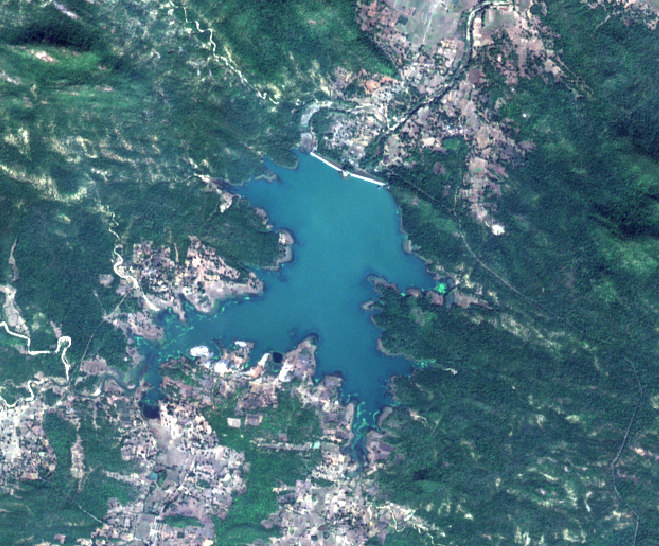
#> input picture Internship/Sentinel Data/DATA012016.tiff, 659 x 546 px
$ python detector.py --image 'Sentinel Data/DATA012016.tiff'   (older library calls are emulated)
#> lines starting #> are read from the running program, lines starting #| are printed output that depends on the picture; after the words box and inside, x2 and y2 are one past the last pixel; in counts of white or black regions, pixels touching at a corner belong together
import cv2
import argparse
import numpy as np

# construct the argument parse and parse the arguments
ap = argparse.ArgumentParser()
ap.add_argument("-i", "--image", help = "path to the image on disk")
args = vars(ap.parse_args())

# load the image
image = cv2.imread(args["image"])
#> image is the input picture: shape (546, 659, 3); mean B, G, R 124.7, 113.5, 76.8

#definition of the color boundaries.

# Boundary from very light blue color to very dark blue color in order
# to detect not only the main part of the water body but also the contours.

boundaries = [
	([0, 0, 0], [140, 150, 100])
]

boundary = ([0,0,0], [140,150, 100])


(lower, upper) = boundary

lower = np.array(lower, dtype = "uint8")
upper = np.array(upper, dtype = "uint8")

def find_mask(image):
    return cv2.inRange(image, lower, upper)
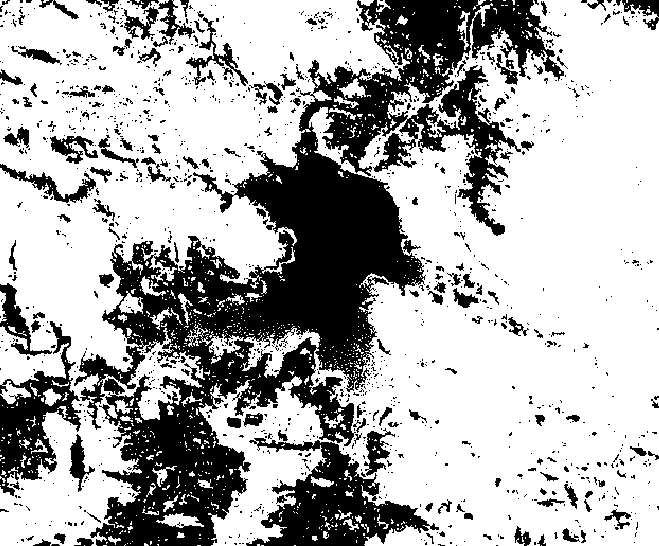
#> returned value: shape (546, 659); 69.1% white; 1292 black regions (1124 under 20 px)

def find_contours(mask):
    (_, cnts, hierarchy) = cv2.findContours(
            mask.copy(), cv2.RETR_EXTERNAL, cv2.CHAIN_APPROX_SIMPLE)
#> cnts = 958 contours, 912 with area under 20; largest, box (x1, y1, x2, y2) and area: (198, 0, 659, 546) 152192, (0, 0, 410, 546) 106086, (187, 324, 244, 364) 441, (156, 513, 204, 528) 330, (119, 291, 143, 314) 290

    print("Found %d black shapes" % (len(cnts)))
#| Found 958 black shapes
    return cnts

#draw contours on an image
# @param {list[[int, int]]} an array of [int, int] points to draw
# @param {image} the image to draw the points on
def show_contours(contours, image):
    cv2.drawContours(image, contours, -1, (0, 0, 255), 2)

    cv2.imshow("contours", image)

def get_main_contour(contours):
    copy = contours.copy()
    copy.sort(key=len, reverse=True)
    return copy[0]


mask = find_mask(image)

contours = find_contours(mask)
#> contours has the same summary as cnts in find_contours
main_contour = get_main_contour(contours)
#> in get_main_contour, `copy = contours.copy()`: copy has the same summary as cnts in find_contours
#> main_contour = contour of 3709 points, box (x1, y1, x2, y2) (0, 0, 410, 546), area 106086
show_contours([main_contour], image)
#> in show_contours, `cv2.drawContours(image, contours, -1, (0, 0, 255), 2)`:
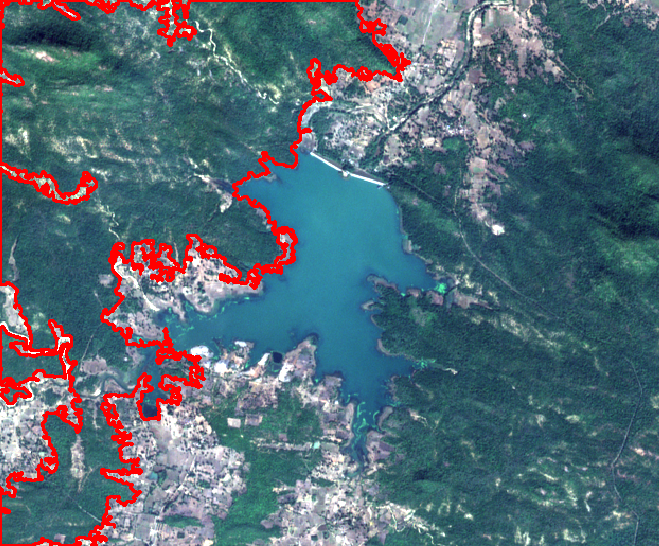
#> image: shape (546, 659, 3); 5.12% of pixels changed, all inside (x1, y1, x2, y2) = (0, 0, 411, 546)
key = cv2.waitKey(0)
#> (key Esc is pressed here)

$ run again, on Internship/Sentinel Data/DATA012018.tiff
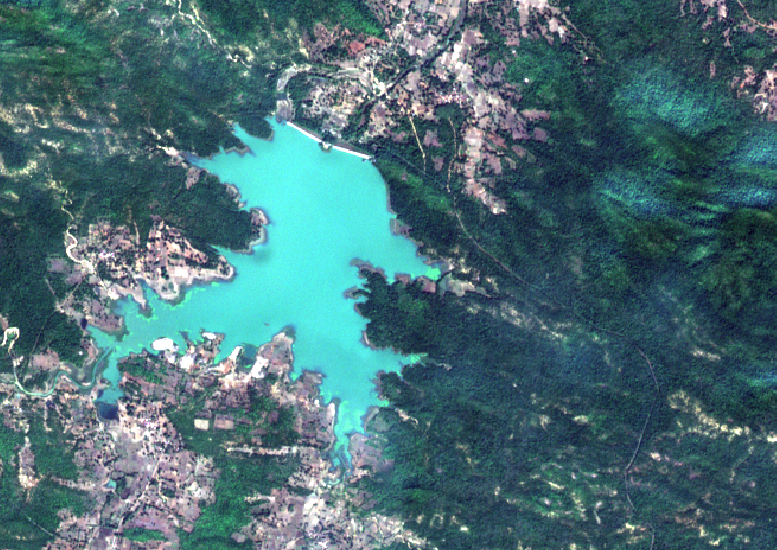
#> input picture Internship/Sentinel Data/DATA012018.tiff, 777 x 550 px
#> image is the input picture: shape (550, 777, 3); mean B, G, R 118.3, 111.5, 74.2
#> in find_mask, `return cv2.inRange(image, lower, upper)`:
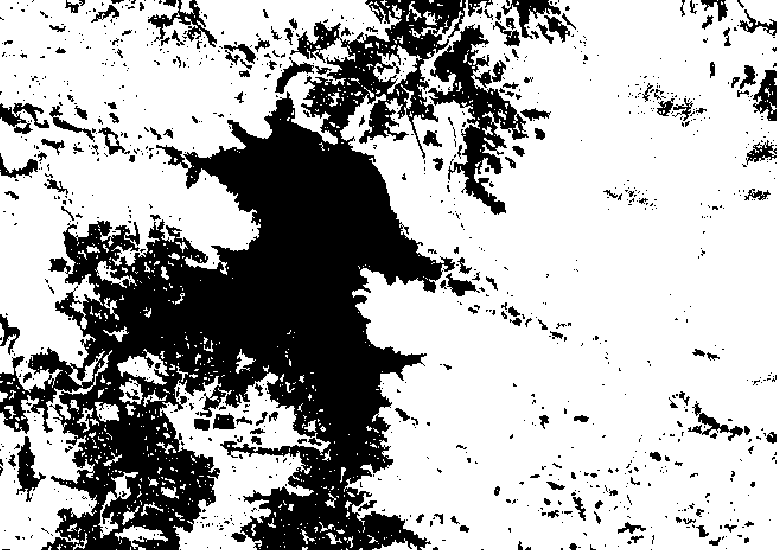
#> returned value: shape (550, 777); 69.2% white; 1018 black regions (829 under 20 px)
#> cnts = 632 contours, 580 with area under 20; largest, box (x1, y1, x2, y2) and area: (340, 0, 777, 550) 204448, (0, 0, 402, 393) 75846, (160, 372, 331, 550) 13120, (0, 350, 112, 550) 9444, (373, 45, 422, 94) 794
#| Found 632 black shapes
#> contours has the same summary as cnts in find_contours
#> copy has the same summary as cnts in find_contours
#> main_contour = contour of 2531 points, box (x1, y1, x2, y2) (0, 0, 402, 393), area 75846
#> in show_contours, `cv2.drawContours(image, contours, -1, (0, 0, 255), 2)`:
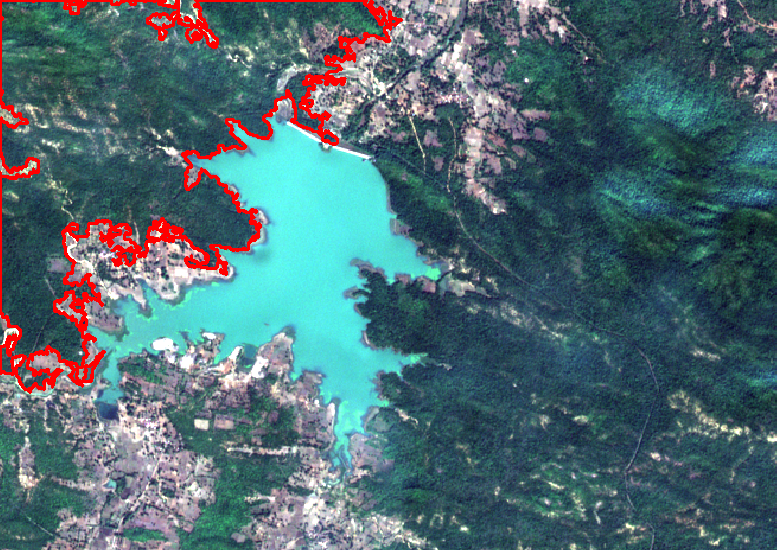
#> image: shape (550, 777, 3); 3.05% of pixels changed, all inside (x1, y1, x2, y2) = (0, 0, 403, 394)

$ run again, on Internship/Sentinel Data/DATA012019.tiff
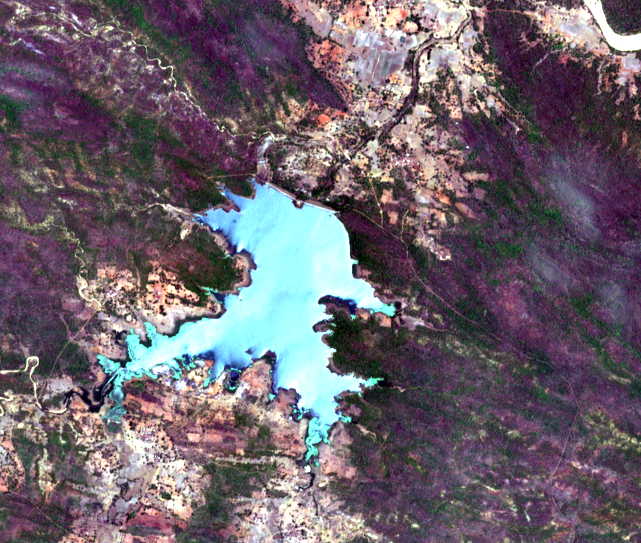
#> input picture Internship/Sentinel Data/DATA012019.tiff, 641 x 543 px
#> image is the input picture: shape (543, 641, 3); mean B, G, R 107.8, 97.8, 108.4
#> in find_mask, `return cv2.inRange(image, lower, upper)`:
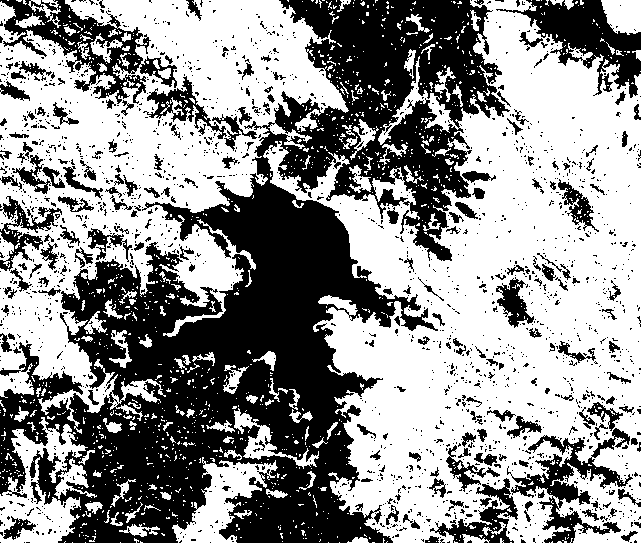
#> returned value: shape (543, 641); 57.3% white; 1892 black regions (1702 under 20 px)
#> cnts = 1148 contours, 1071 with area under 20; largest, box (x1, y1, x2, y2) and area: (263, 0, 641, 543) 120702, (0, 0, 349, 434) 73146, (0, 417, 88, 543) 5082, (172, 457, 278, 543) 3426, (601, 0, 641, 35) 1070
#| Found 1148 black shapes
#> contours has the same summary as cnts in find_contours
#> copy has the same summary as cnts in find_contours
#> main_contour = contour of 3843 points, box (x1, y1, x2, y2) (0, 0, 349, 434), area 73146
#> in show_contours, `cv2.drawContours(image, contours, -1, (0, 0, 255), 2)`:
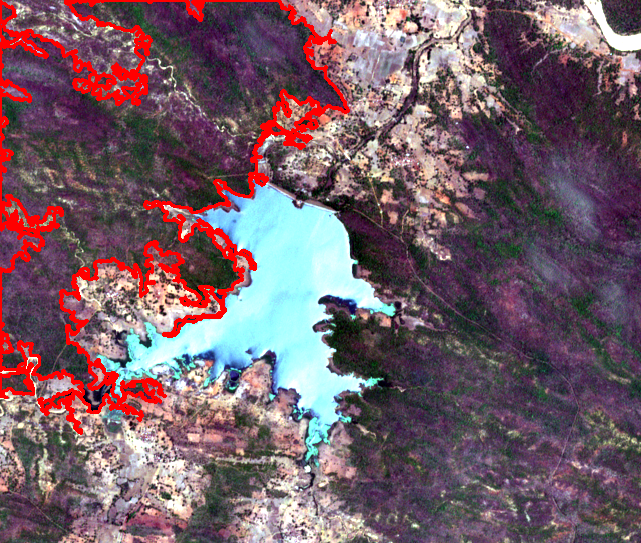
#> image: shape (543, 641, 3); 5.34% of pixels changed, all inside (x1, y1, x2, y2) = (0, 0, 350, 435)

$ run again, on Internship/Sentinel Data/DATA04.tiff
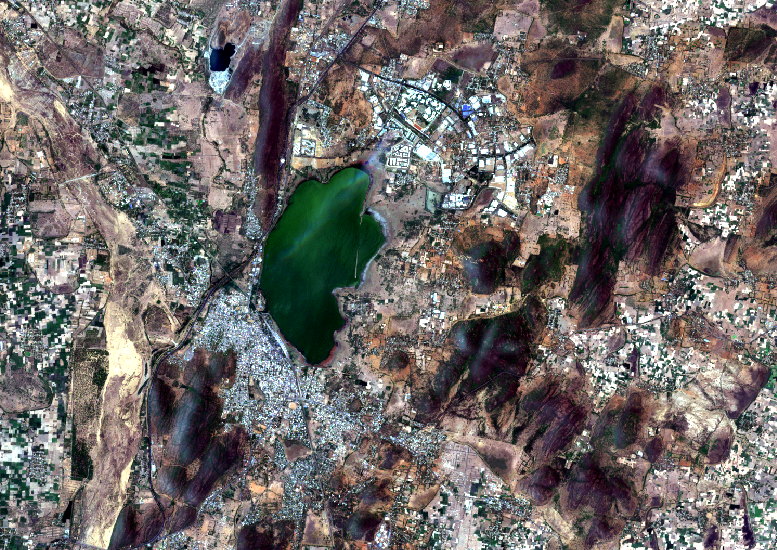
#> input picture Internship/Sentinel Data/DATA04.tiff, 777 x 550 px
#> image is the input picture: shape (550, 777, 3); mean B, G, R 103.5, 105.3, 110.6
#> in find_mask, `return cv2.inRange(image, lower, upper)`:
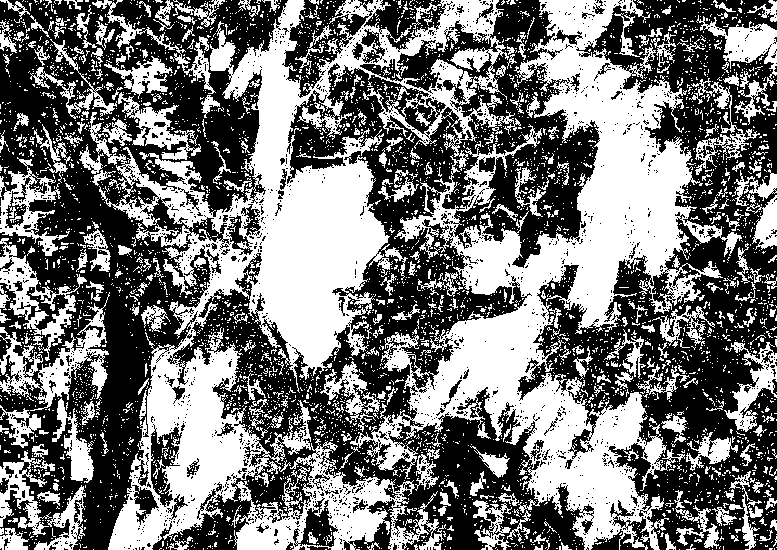
#> returned value: shape (550, 777); 46.4% white; 4382 white regions (4042 under 20 px)
#> cnts = 4213 contours, 4022 with area under 20; largest, box (x1, y1, x2, y2) and area: (89, 0, 742, 550) 141124, (0, 292, 110, 411) 3484, (0, 238, 87, 361) 3238, (0, 157, 70, 256) 2508, (696, 15, 777, 79) 1812
#| Found 4213 black shapes
#> contours has the same summary as cnts in find_contours
#> copy has the same summary as cnts in find_contours
#> main_contour = contour of 16756 points, box (x1, y1, x2, y2) (89, 0, 742, 550), area 141124
#> in show_contours, `cv2.drawContours(image, contours, -1, (0, 0, 255), 2)`:
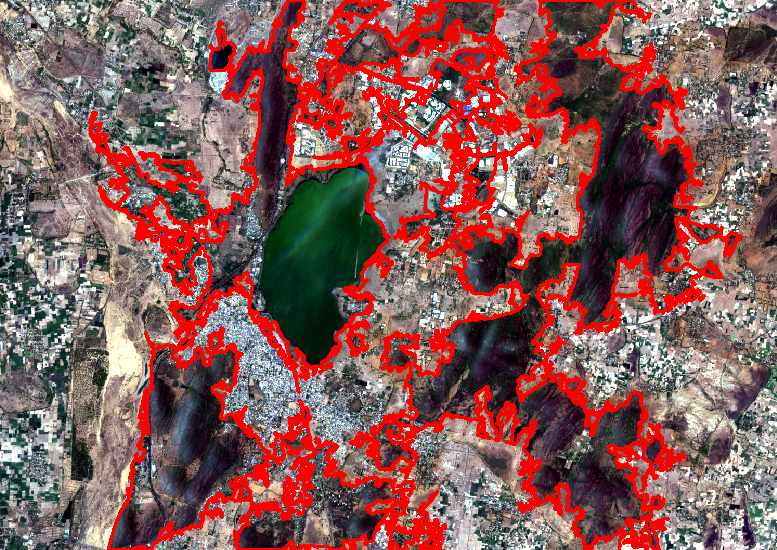
#> image: shape (550, 777, 3); 15.82% of pixels changed, all inside (x1, y1, x2, y2) = (88, 0, 743, 550)
